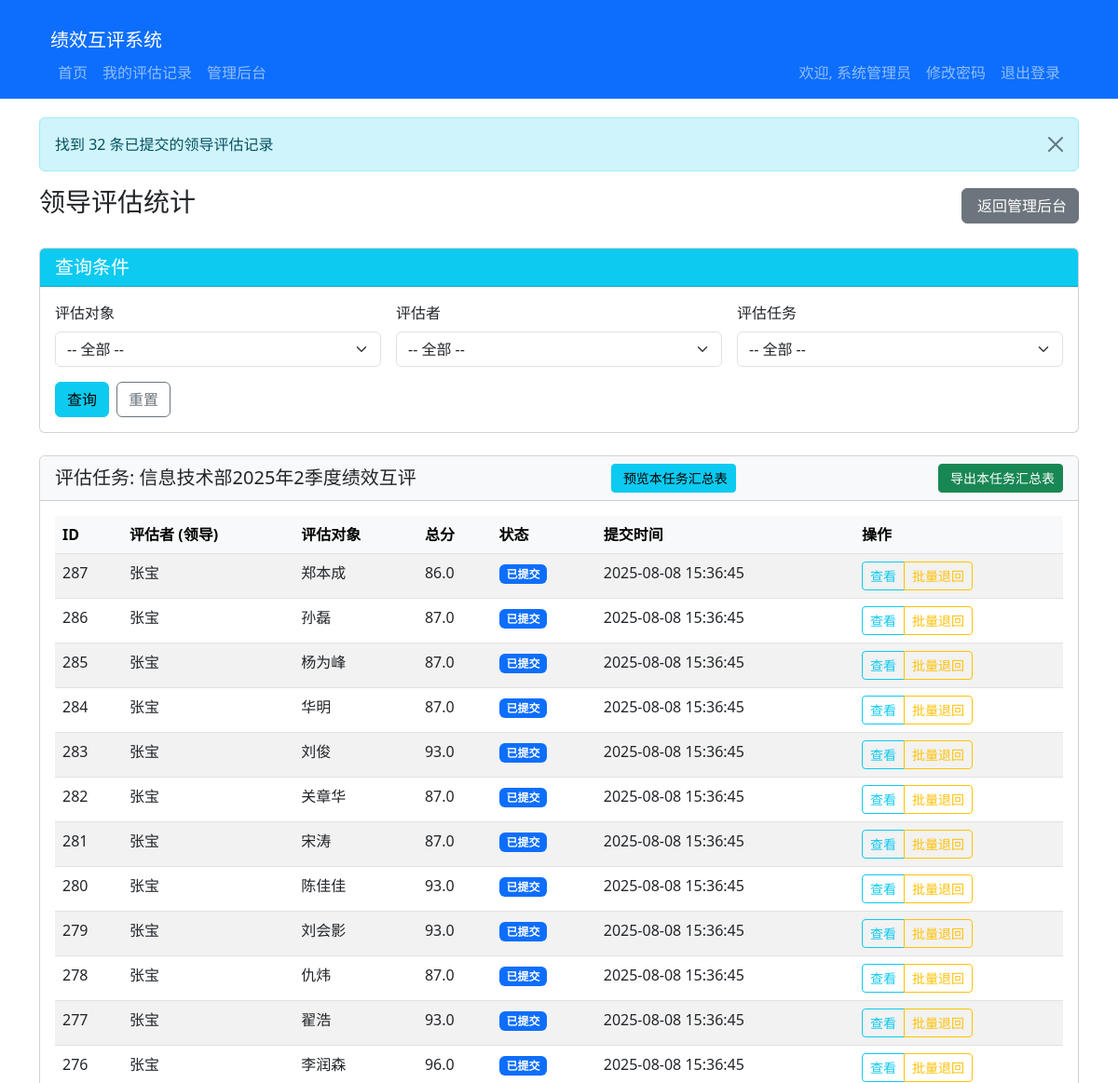
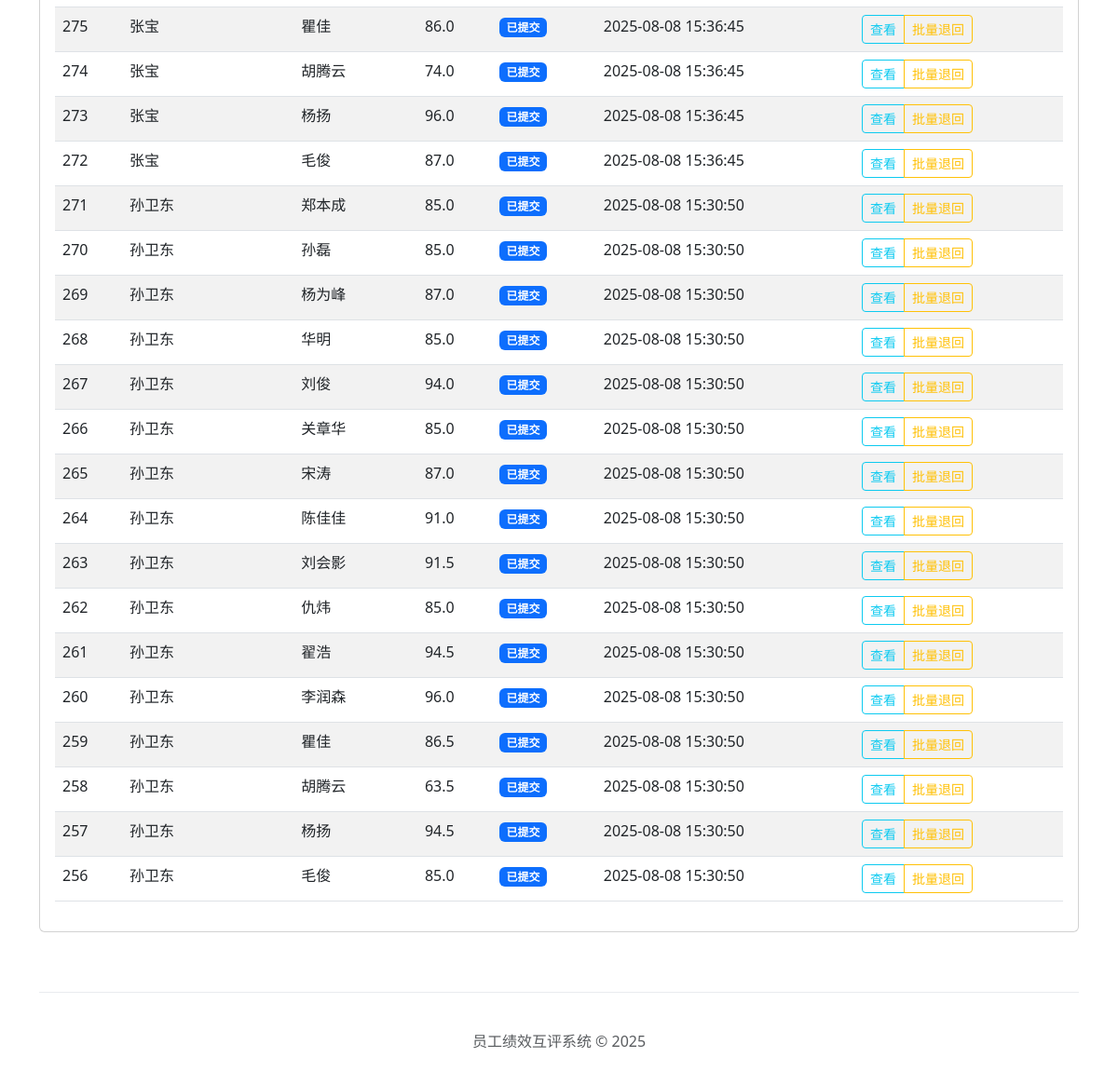
Page /admin/leader_evaluation_stats (signed in) on the committed database (2 pictures, top to bottom).
### models.py (models this page shows, shortened)
class Employee(UserMixin, db.Model):
    __tablename__ = 'employees'
    id = db.Column(db.Integer, primary_key=True)
    employee_id = db.Column(db.String(20), unique=True, nullable=False)
    name = db.Column(db.String(100), nullable=False)
    position = db.Column(db.String(100), nullable=False)
    password_hash = db.Column(db.String(256), nullable=False)
    is_admin = db.Column(db.Boolean, default=False)
    is_frozen = db.Column(db.Boolean, default=False)
    role = db.Column(db.String(20), default='员工', nullable=False)
    position_coefficient = db.Column(db.Float, default=1.0, nullable=False)
    created_at = db.Column(db.DateTime, default=datetime.utcnow)
    updated_at = db.Column(db.DateTime, default=datetime.utcnow, onupdate=datetime.utcnow)

class EvaluationTask(db.Model):
    __tablename__ = 'evaluation_tasks'
    id = db.Column(db.Integer, primary_key=True)
    year = db.Column(db.Integer, nullable=False)
    quarter = db.Column(db.Integer, nullable=False)  # 1-4
    name = db.Column(db.String(200), nullable=False)
    status = db.Column(db.String(20), default='published', nullable=False)
    created_at = db.Column(db.DateTime, default=datetime.utcnow)
    updated_at = db.Column(db.DateTime, default=datetime.utcnow, onupdate=datetime.utcnow)
    records = db.relationship('EvaluationRecord', back_populates='task', cascade='all, delete-orphan', lazy='dynamic')

class EvaluationRecord(db.Model):
    __tablename__ = 'evaluation_records'
    id = db.Column(db.Integer, primary_key=True)
    evaluator_id = db.Column(db.Integer, db.ForeignKey('employees.id'), nullable=False)
    evaluatee_id = db.Column(db.Integer, db.ForeignKey('employees.id'), nullable=False)
    task_id = db.Column(db.Integer, db.ForeignKey('evaluation_tasks.id'), nullable=False)
    status = db.Column(db.String(20), default='submitted')  # submitted, returned, withdrawal_requested
    submitted_at = db.Column(db.DateTime, default=datetime.utcnow)
    created_at = db.Column(db.DateTime, default=datetime.utcnow)
    updated_at = db.Column(db.DateTime, default=datetime.utcnow, onupdate=datetime.utcnow)
    withdrawal_reason = db.Column(db.Text)
    evaluator = db.relationship('Employee', foreign_keys=[evaluator_id], backref='evaluations_made')
    evaluatee = db.relationship('Employee', foreign_keys=[evaluatee_id], backref='evaluations_received')
    scores = db.relationship('EvaluationScore', cascade='all, delete-orphan', lazy=True)
    task = db.relationship('EvaluationTask', back_populates='records')
    @property
    def total_score(self):
        published_scores = self.scores  # 包含所有维度的评分，不限制发布状态
        total = sum(score.score * score.dimension.weight for score in published_scores)
        total_weight = sum(score.dimension.weight for score in published_scores)
        if total_weight == 0:
            return 0  # 避免除以零错误
        if total_weight > 1.0001:
            from flask import current_app
            current_app.logger.warning(f"评估维度权重总和超过100%: {total_weight:.4f}")
        return round(min(total * 20, 100.0), 2)  # 确保总分不超过100分

class EvaluationScore(db.Model):
    __tablename__ = 'evaluation_scores'
    id = db.Column(db.Integer, primary_key=True)
    evaluation_record_id = db.Column(db.Integer, db.ForeignKey('evaluation_records.id'), nullable=False)
    dimension_id = db.Column(db.Integer, db.ForeignKey('evaluation_dimensions.id'), nullable=False)
    score = db.Column(db.Float, nullable=False)
    comment = db.Column(db.String(500))
    record = db.relationship('EvaluationRecord', overlaps="scores")
    dimension = db.relationship('EvaluationDimension')

class EvaluationDimension(db.Model):
    __tablename__ = 'evaluation_dimensions'
    id = db.Column(db.Integer, primary_key=True)
    name = db.Column(db.String(100), nullable=False)
    status = db.Column(db.String(20), default='published', nullable=False)
    weight = db.Column(db.Float, nullable=False)
    created_at = db.Column(db.DateTime, default=datetime.utcnow)
    updated_at = db.Column(db.DateTime, default=datetime.utcnow, onupdate=datetime.utcnow)

### app.py (the view)
@app.route('/admin/leader_evaluation_stats')
@login_required
@admin_required
def admin_leader_evaluation_stats():
    from models import Employee, EvaluationRecord, EvaluationTask
    from openpyxl.styles import Font
    from forms import EvaluationSearchForm
    evaluatee_id = request.args.get('evaluatee_id')
    task_id = request.args.get('task_id')
    evaluator_id = request.args.get('evaluator_id')
    employees = Employee.query.filter(Employee.employee_id != '10000').all()
    tasks = EvaluationTask.query.filter_by(status='published').all()
    from sqlalchemy.orm import joinedload
    from sqlalchemy import func, and_
    admin_employee = Employee.query.filter_by(employee_id='10000').first()
    query = EvaluationRecord.query.filter_by(status='submitted').options(joinedload(EvaluationRecord.task), joinedload(EvaluationRecord.evaluator))
    if admin_employee:
        query = query.filter(
            ~EvaluationRecord.evaluator_id.in_([admin_employee.id]) &
            ~EvaluationRecord.evaluatee_id.in_([admin_employee.id])
        )
    valid_evaluators = Employee.query.filter(Employee.role != '员工').all()
    valid_evaluator_ids = [emp.id for emp in valid_evaluators]
    if valid_evaluator_ids:
        query = query.filter(EvaluationRecord.evaluator_id.in_(valid_evaluator_ids))
    if task_id:
        query = query.filter_by(task_id=task_id)
    subquery = query.with_entities(
        EvaluationRecord.evaluator_id,
        EvaluationRecord.evaluatee_id,
        EvaluationRecord.task_id,
        func.max(EvaluationRecord.id).label('max_id')
    ).group_by(
        EvaluationRecord.evaluator_id,
        EvaluationRecord.evaluatee_id,
        EvaluationRecord.task_id
    ).subquery()
    query = query.join(
        subquery,
        and_(
            EvaluationRecord.evaluator_id == subquery.c.evaluator_id,
            EvaluationRecord.evaluatee_id == subquery.c.evaluatee_id,
            EvaluationRecord.task_id == subquery.c.task_id,
            EvaluationRecord.id == subquery.c.max_id
        )
    )
    query = query.options(
        joinedload(EvaluationRecord.task),
        joinedload(EvaluationRecord.evaluator),
        joinedload(EvaluationRecord.evaluatee),
        joinedload(EvaluationRecord.scores).joinedload(EvaluationScore.dimension)
    )
    if evaluatee_id:
        query = query.filter_by(evaluatee_id=evaluatee_id)
    if evaluator_id:
        query = query.filter_by(evaluator_id=evaluator_id)
    if task_id:
        query = query.filter_by(task_id=task_id)
    evaluations = query.order_by(EvaluationRecord.submitted_at.desc()).all()
    evaluations.sort(key=lambda x: x.task_id)
    flash(f'找到 {len(evaluations)} 条已提交的领导评估记录', 'info')
    evaluators = Employee.query.filter(Employee.employee_id != '10000', Employee.role != '员工').all()
    evaluatees = Employee.query.filter(Employee.employee_id != '10000', Employee.role == '员工').all()
    from collections import defaultdict
    from itertools import groupby
    task_summaries = defaultdict(dict)
    for task_id, task_evaluations in groupby(evaluations, key=lambda x: x.task_id):
        task_evaluations_list = list(task_evaluations)
        summary_data, averages = generate_evaluation_summary(task_evaluations_list, evaluators, evaluatees)
        task_summaries[task_id] = {
            'summary_data': summary_data,
            'averages': averages
        }
    return render_template(
        'admin/leader_evaluation_stats.html',
        evaluations=evaluations,
        employees=employees,
        tasks=tasks,
        evaluators=evaluators,
        evaluatees=evaluatees,
        task_summaries=task_summaries
    )

### templates/admin/leader_evaluation_stats.html (shortened to what this page needs)
{% extends 'base.html' %}
{% block content %}
<div class="row">
    <div class="col-md-12">
        <div class="d-flex justify-content-between align-items-center mb-4">
            <h3>领导评估统计</h3>
            <a href="{{ url_for('admin_dashboard') }}" class="btn btn-secondary">
                 返回管理后台
            </a>
        </div>
        <div class="card mb-4">
            <div class="card-header bg-info text-white">
                <h5 class="mb-0">查询条件</h5>
            </div>
            <div class="card-body">
                <form method="GET" action="{{ url_for('admin_leader_evaluation_stats') }}" class="row g-3">
                    <div class="col-md-4 col-sm-6">
                        <label class="form-label">评估对象</label>
                        <select class="form-select" name="evaluatee_id">
                            <option value="">-- 全部 --</option>
                        </select>
                    </div>
                    <div class="col-md-4 col-sm-6">
                        <label class="form-label">评估者</label>
                        <select class="form-select" name="evaluator_id">
                            <option value="">-- 全部 --</option>
                        </select>
                    </div>
                    <div class="col-md-4 col-sm-6">
                        <label class="form-label">评估任务</label>
                        <select class="form-select" name="task_id">
                            <option value="">-- 全部 --</option>
                        </select>
                    </div>
                    <div class="col-12 col-sm-6 d-flex align-items-end">
                        <button type="submit" class="btn btn-info me-2">查询</button>
                        <a href="{{ url_for('admin_leader_evaluation_stats') }}" class="btn btn-outline-secondary">重置</a>
                    </div>
                </form>
            </div>
        </div>
        {% if evaluations %}
            {% for task_id, task_evaluations in evaluations|groupby('task.id') %}
            <div class="card mb-4">
                <div class="card-header bg-light d-flex justify-content-between align-items-center">
                    <h5 class="mb-0">评估任务: {{ task_evaluations[0].task.name }}</h5>
                    <a href="#" class="btn btn-info btn-sm me-2" data-bs-toggle="modal" data-bs-target="#summaryModal{{ task_id|default('0') }}">
                        预览本任务汇总表
                    </a>
                    <a href="{{ url_for('export_leader_evaluation_summary', task_id=task_id) }}" class="btn btn-success btn-sm">
                        导出本任务汇总表
                    </a>
                </div>
                <div class="card-body">
                    <div class="table-responsive">
                        <table class="table table-striped table-hover">
                            <thead class="table-light">
                                <tr>
                                    <th>ID</th>
                                    <th>评估者 (领导)</th>
                                    <th>评估对象</th>
                                    <th>总分</th>
                                    <th>状态</th>
                                    <th>提交时间</th>
                                    <th>操作</th>
                                </tr>
                            </thead>
                            <tbody>
                                {% for evaluation in task_evaluations %}
                                <tr>
                                    <td>{{ evaluation.id }}</td>
                                    <td>{{ evaluation.evaluator.name }}</td>
                                    <td>{{ evaluation.evaluatee.name }}</td>
                                    <td>{{ evaluation.total_score }}</td>
                                    <td>
                                        {% if evaluation.status == 'draft' %}
                                            <span class="badge bg-secondary">草稿</span>
                                        {% elif evaluation.status == 'submitted' %}
                                            <span class="badge bg-primary">已提交</span>
                                        {% elif evaluation.status == 'returned' %}
                                            <span class="badge bg-warning">已退回</span>
                                        {% endif %}
                                    </td>
                                    <td>{{ evaluation.submitted_at|shanghai_time if evaluation.submitted_at else '-' }}</td>
                                    <td>
                                        <div class="btn-group" role="group">
                                            <a href="{{ url_for('view_evaluation', id=evaluation.id) }}" class="btn btn-sm btn-outline-info">
                                                 查看
                                            </a>
                                            {% if evaluation.status == 'submitted' %}
                                                <a href="{{ url_for('batch_return', evaluation_id=evaluation.id) }}" class="btn btn-sm btn-outline-warning" onclick="(function() { var url = {{ url_for('batch_return', evaluation_id=evaluation.id) | tojson }}; console.log('批量退回URL: ' + url); })();"> 批量退回</a>
                                            {% endif %}
                                        </div>
                                </td>
                            </tr>
                            {% endfor %}
                        </tbody>
                    </table>
                </div>
        </div>
            {% endfor %}
        {% endif %}
    </div>
</div>
{% endblock %}

### templates/base.html (shortened to what this page needs)
<!DOCTYPE html>
<html lang="zh-CN">
<head>
    <link href="{{ url_for('static', filename='css/bootstrap.min.css') }}" rel="stylesheet">
</head>
<body>
    <nav class="navbar navbar-expand-lg navbar-dark bg-primary">
    <div class="container">
    <div class="container-fluid">
        <a class="navbar-brand" href="{{ url_for('index') }}">绩效互评系统</a>
        <div class="collapse navbar-collapse" id="navbarNav">
        {% if current_user.is_authenticated %}
        <ul class="navbar-nav me-auto">
            <li class="nav-item">
                <a class="nav-link" href="{{ url_for('index') }}">首页</a>
            </li>
            <li class="nav-item">
                <a class="nav-link" href="{{ url_for('my_evaluations') }}">我的评估记录</a>
            </li>
            {% if current_user.employee_id == '10000' %}
            <li class="nav-item">
                <a class="nav-link" href="{{ url_for('admin_dashboard') }}">管理后台</a>
            </li>
            {% endif %}
        </ul>
        <ul class="navbar-nav">
            <li class="nav-item">
                <span class="nav-link">欢迎, {{ current_user.name }}</span>
            </li>
            <li class="nav-item">
                  <a href="{{ url_for('change_password') }}" class="nav-link">修改密码</a>
              </li>
              <li class="nav-item">
                  <a href="{{ url_for('logout') }}" class="nav-link">退出登录</a>
              </li>
        </ul>
        {% else %}
        <ul class="navbar-nav ms-auto">
            <li class="nav-item">
                <a class="nav-link" href="{{ url_for('login') }}">登录</a>
            </li>
        </ul>
        {% endif %}
        </div>
    </nav>
    <div class="container">
        {% with messages = get_flashed_messages(with_categories=true) %}
            {% if messages %}
                {% for category, message in messages %}
                    <div class="alert alert-{{ category }} alert-dismissible fade show" role="alert">
                        {{ message }}
                        <button type="button" class="btn-close" data-bs-dismiss="alert" aria-label="Close"></button>
                    </div>
                {% endfor %}
            {% endif %}
        {% endwith %}
        {% block content %}{% endblock %}
    </div>
    <footer class="footer">
        <div class="container">
            <span class="text-muted">员工绩效互评系统 &copy; 2025</span>
        </div>
    </footer>
</body>
</html>

### rows in the picture
Employee: name "系统管理员"
EvaluationTask: name "信息技术部2025年2季度绩效互评"
EvaluationRecord: id "287", evaluator.name "张宝", evaluatee.name "郑本成", total_score "86.0", status "已提交", submitted_at|shanghai_time "2025-08-08 15:36:45"
EvaluationRecord: id "286", evaluator.name "张宝", evaluatee.name "孙磊", total_score "87.0", status "已提交", submitted_at|shanghai_time "2025-08-08 15:36:45"
EvaluationRecord: id "285", evaluator.name "张宝", evaluatee.name "杨为峰", total_score "87.0", status "已提交", submitted_at|shanghai_time "2025-08-08 15:36:45"
EvaluationRecord: id "284", evaluator.name "张宝", evaluatee.name "华明", total_score "87.0", status "已提交", submitted_at|shanghai_time "2025-08-08 15:36:45"
EvaluationRecord: id "283", evaluator.name "张宝", evaluatee.name "刘俊", total_score "93.0", status "已提交", submitted_at|shanghai_time "2025-08-08 15:36:45"
EvaluationRecord: id "282", evaluator.name "张宝", evaluatee.name "关章华", total_score "87.0", status "已提交", submitted_at|shanghai_time "2025-08-08 15:36:45"
EvaluationRecord: id "281", evaluator.name "张宝", evaluatee.name "宋涛", total_score "87.0", status "已提交", submitted_at|shanghai_time "2025-08-08 15:36:45"
EvaluationRecord: id "280", evaluator.name "张宝", evaluatee.name "陈佳佳", total_score "93.0", status "已提交", submitted_at|shanghai_time "2025-08-08 15:36:45"
EvaluationRecord: id "279", evaluator.name "张宝", evaluatee.name "刘会影", total_score "93.0", status "已提交", submitted_at|shanghai_time "2025-08-08 15:36:45"
EvaluationRecord: id "278", evaluator.name "张宝", evaluatee.name "仇炜", total_score "87.0", status "已提交", submitted_at|shanghai_time "2025-08-08 15:36:45"
EvaluationRecord: id "277", evaluator.name "张宝", evaluatee.name "翟浩", total_score "93.0", status "已提交", submitted_at|shanghai_time "2025-08-08 15:36:45"
EvaluationRecord: id "276", evaluator.name "张宝", evaluatee.name "李润森", total_score "96.0", status "已提交", submitted_at|shanghai_time "2025-08-08 15:36:45"
EvaluationRecord: id "275", evaluator.name "张宝", evaluatee.name "瞿佳", total_score "86.0", status "已提交", submitted_at|shanghai_time "2025-08-08 15:36:45"
EvaluationRecord: id "274", evaluator.name "张宝", evaluatee.name "胡腾云", total_score "74.0", status "已提交", submitted_at|shanghai_time "2025-08-08 15:36:45"
EvaluationRecord: id "273", evaluator.name "张宝", evaluatee.name "杨扬", total_score "96.0", status "已提交", submitted_at|shanghai_time "2025-08-08 15:36:45"
EvaluationRecord: id "272", evaluator.name "张宝", evaluatee.name "毛俊", total_score "87.0", status "已提交", submitted_at|shanghai_time "2025-08-08 15:36:45"
EvaluationRecord: id "271", evaluator.name "孙卫东", evaluatee.name "郑本成", total_score "85.0", status "已提交", submitted_at|shanghai_time "2025-08-08 15:30:50"
EvaluationRecord: id "270", evaluator.name "孙卫东", evaluatee.name "孙磊", total_score "85.0", status "已提交", submitted_at|shanghai_time "2025-08-08 15:30:50"
EvaluationRecord: id "269", evaluator.name "孙卫东", evaluatee.name "杨为峰", total_score "87.0", status "已提交", submitted_at|shanghai_time "2025-08-08 15:30:50"
EvaluationRecord: id "268", evaluator.name "孙卫东", evaluatee.name "华明", total_score "85.0", status "已提交", submitted_at|shanghai_time "2025-08-08 15:30:50"
EvaluationRecord: id "267", evaluator.name "孙卫东", evaluatee.name "刘俊", total_score "94.0", status "已提交", submitted_at|shanghai_time "2025-08-08 15:30:50"
EvaluationRecord: id "266", evaluator.name "孙卫东", evaluatee.name "关章华", total_score "85.0", status "已提交", submitted_at|shanghai_time "2025-08-08 15:30:50"
EvaluationRecord: id "265", evaluator.name "孙卫东", evaluatee.name "宋涛", total_score "87.0", status "已提交", submitted_at|shanghai_time "2025-08-08 15:30:50"
EvaluationRecord: id "264", evaluator.name "孙卫东", evaluatee.name "陈佳佳", total_score "91.0", status "已提交", submitted_at|shanghai_time "2025-08-08 15:30:50"
EvaluationRecord: id "263", evaluator.name "孙卫东", evaluatee.name "刘会影", total_score "91.5", status "已提交", submitted_at|shanghai_time "2025-08-08 15:30:50"
EvaluationRecord: id "262", evaluator.name "孙卫东", evaluatee.name "仇炜", total_score "85.0", status "已提交", submitted_at|shanghai_time "2025-08-08 15:30:50"
EvaluationRecord: id "261", evaluator.name "孙卫东", evaluatee.name "翟浩", total_score "94.5", status "已提交", submitted_at|shanghai_time "2025-08-08 15:30:50"
EvaluationRecord: id "260", evaluator.name "孙卫东", evaluatee.name "李润森", total_score "96.0", status "已提交", submitted_at|shanghai_time "2025-08-08 15:30:50"
EvaluationRecord: id "259", evaluator.name "孙卫东", evaluatee.name "瞿佳", total_score "86.5", status "已提交", submitted_at|shanghai_time "2025-08-08 15:30:50"
EvaluationRecord: id "258", evaluator.name "孙卫东", evaluatee.name "胡腾云", total_score "63.5", status "已提交", submitted_at|shanghai_time "2025-08-08 15:30:50"
EvaluationRecord: id "257", evaluator.name "孙卫东", evaluatee.name "杨扬", total_score "94.5", status "已提交", submitted_at|shanghai_time "2025-08-08 15:30:50"
EvaluationRecord: id "256", evaluator.name "孙卫东", evaluatee.name "毛俊", total_score "85.0", status "已提交", submitted_at|shanghai_time "2025-08-08 15:30:50"

### other values in the picture
{{ message }} "找到 32 条已提交的领导评估记录"
